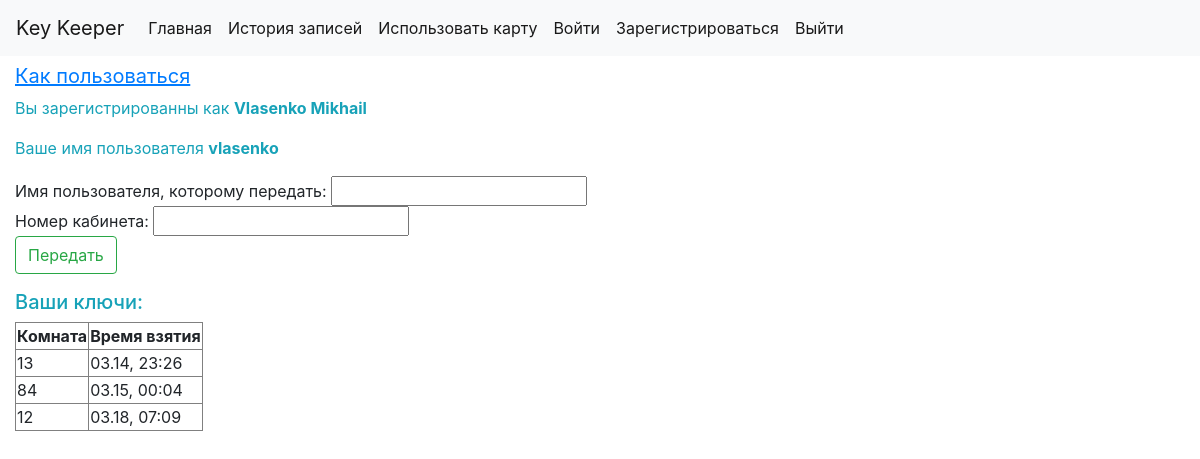
The page / (signed in) on the database its author committed.
### keeper/models.py (models this page shows, shortened)
class CustomUser(AbstractUser):
    card_id = models.IntegerField(default=8000000000)
    key_tran_last = models.IntegerField(default=-1)
    user_tran_last = models.CharField(max_length=255, default='никто')

class History(models.Model):
    key = models.IntegerField()
    time_cr = models.DateTimeField(default=datetime.datetime.now)
    user_id = models.ForeignKey(CustomUser, on_delete=models.CASCADE)
    active = models.CharField(max_length=100, default='Не сдан')
    time_back = models.DateTimeField(default=datetime.datetime.min)
    def month_cr(self):
        return self.time_cr.strftime('%m')
    def date_cr(self):
        return self.time_cr.strftime('%d')
    def hour_cr(self):
        return self.time_cr.strftime('%H')
    def minute_cr(self):
        return self.time_cr.strftime('%M')

### keeper/views.py (the view)
# urls.py: path('', views.index, name='index'),
@login_required
def index(request):
    context = {}
    if request.method == 'POST':
        f = TransferForm(request.POST)
        if 'transfer_req' in request.POST:
            if f.is_valid():
                try:
                    tran_user = CustomUser.objects.filter(username=f.data['username']).get()
                    if tran_user != request.user:
                        try:
                            if tran_user.key_tran_last != -1:
                                tran_user_last = CustomUser.objects.filter(username=tran_user.user_tran_last).get()
                                hist = History.objects.filter(key=tran_user.key_tran_last, user_id=tran_user_last,
                                                              active='Ожидает передачи').get()
                                hist.active = 'Не сдан'
                                hist.save()
                                tran_user.key_tran_last = -1
                                tran_user.user_tran_last = 'никто'
                                tran_user.save()
                            hist = History.objects.filter(key=f.data['key_num'], user_id=request.user,
                                                          active='Не сдан').get()
                            hist.active = 'Ожидает передачи'
                            hist.save()
                            tran_user.user_tran_last = str(request.user.username)
                            tran_user.key_tran_last = f.data['key_num']
                            tran_user.save()
                            context['message'] = 'Ожидайте подтверждения'
                        except ObjectDoesNotExist:
                            context['message'] = 'У вас нет такого ключа'
                    else:
                        context['message'] = 'Нельзя передать ключ себе'
                except ObjectDoesNotExist:
                    context['message'] = 'Нет такого пользователя'
        elif 'accept' in request.POST:
            user_tran = CustomUser.objects.filter(username=request.user.user_tran_last).get()
            hist = History.objects.filter(key=request.user.key_tran_last, user_id=user_tran,
                                          active='Ожидает передачи').get()
            try:
                hist_check = History.objects.filter(key=request.user.key_tran_last, user_id=request.user,
                                                    active='Не сдан').get()
                context['message'] = 'У вас уже есть ключ от этого кабинета'
            except ObjectDoesNotExist:
                hist.active = 'Сдан'
                hist.time_back = datetime.datetime.now()
                hist.save()
                hist = History(key=request.user.key_tran_last, user_id=request.user, active='Не сдан')
                hist.save()
                request.user.key_tran_last = -1
                request.user.user_tran_last = 'никто'
                request.user.save()
                context['message'] = 'Вы получили ключ'
        elif 'reject' in request.POST:
            user_tran = CustomUser.objects.filter(username=request.user.user_tran_last).get()
            hist = History.objects.filter(key=request.user.key_tran_last, user_id=user_tran,
                                          active='Ожидает передачи').get()
            hist.active = 'Не сдан'
            hist.save()
            request.user.key_tran_last = -1
            request.user.user_tran_last = 'никто'
            request.user.save()
            context['message'] = 'Вы отказались получать ключ'
    else:
        f = TransferForm()
    key_list = History.objects.filter(user_id=request.user, active='Не сдан')
    context['key_list'] = key_list
    if request.user.key_tran_last != -1:
        context['key_receive'] = request.user.key_tran_last
        context['user_receive'] = request.user.user_tran_last
    context['form'] = f
    context['user_id'] = str(request.user.last_name) + ' ' + str(request.user.first_name)
    context['user_name'] = str(request.user.username)
    return render(request, 'transfer.html', context)

### keeper/forms.py
class TransferForm(forms.Form):
    username = forms.CharField(label='Имя пользователя, которому передать:', max_length=100, required=True)
    key_num = forms.IntegerField(label='Номер кабинета:', max_value=1000, required=True)

### keeper/templates/transfer.html (shortened to what this page needs)
<!DOCTYPE html>
<html lang="en">
<head>
    {% include "includes/head.html" %}
</head>
<body>
    {% include "includes/nav_bar.html" %}
    <div class="container-fluid">
        <a class="navbar-brand" href="https://romanovkey.ru/docs/_build/html/overview.html#id6"><u>Как пользоваться</u></a>
        <p class="text-info">Вы зарегистрированны как <strong>{{ user_id }}</strong></p>
        <p class="text-info">Ваше имя пользователя <strong>{{ user_name }}</strong></p>
        <form method="POST" action="">
            {{ form.username.label }} {{ form.username }}
            <br>
            {{ form.key_num.label }} {{ form.key_num }}
            <br>
            <input type="submit" value="Передать" class="btn btn-outline-success" name="transfer_req">
        </form>
        {% if key_list %}
            <h5 class="text-info">Ваши ключи:</h5>
            <table border="1">
            <tr>
                <th>Комната</th>
                <th>Время взятия</th>
            </tr>
            {% for elem in key_list %}
                <tr><td>{{ elem.key }}</td>
                    <td>{{ elem.month_cr }}.{{ elem.date_cr }}, {{ elem.hour_cr }}:{{ elem.minute_cr }}</td></tr>
            {% endfor %}
            </table>
        {% else %}
            <p>На Вас не записано ни одного ключа</p>
        {% endif %}
    </div>
</body>
</html>

### rows shown on the page
CustomUser: username "vlasenko"
History: key "13", month_cr "03", date_cr "14", hour_cr "23", minute_cr "26"
History: key "84", month_cr "03", date_cr "15", hour_cr "00", minute_cr "04"
History: key "12", month_cr "03", date_cr "18", hour_cr "07", minute_cr "09"

### other values the page prints
{{ user_id }} "Vlasenko Mikhail"
